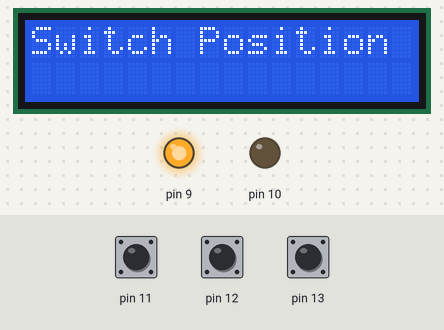
Simulated run of this sketch. Board: Arduino Uno, built with avr-gcc and run on an emulated ATmega328P. On the bench: 16×2 character LCD, output pins drawn as LEDs (lit = HIGH). Inputs (shaded band) come from the test bench; at power-on: pin 11 HIGH, pin 12 HIGH, pin 13 HIGH.

Above: at 1.2 s.
1.3 s: pin 11 pulled LOW for 0.15 s
At 2.1 s:
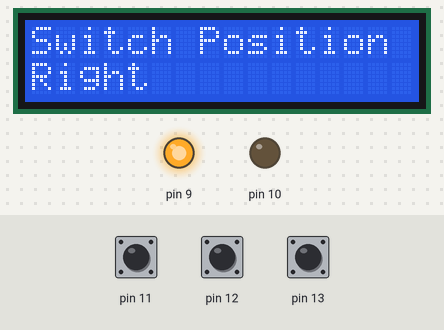
2.9 s: pin 12 pulled LOW for 0.15 s
At 3.3 s:
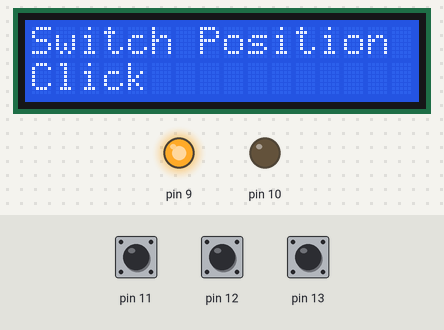
4.5 s: pin 13 pulled LOW for 0.15 s
At 5.7 s:
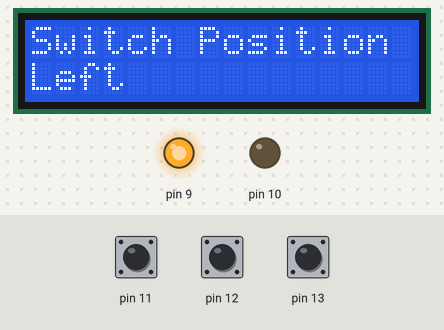
6.1 s: pin 11 pulled LOW for 1 s
At 6.9 s:
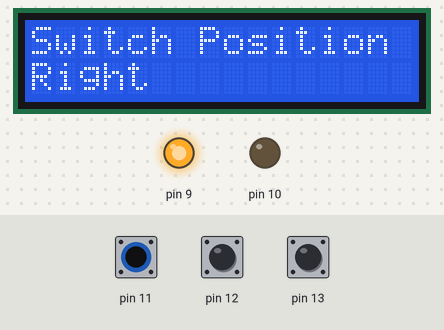
8.6 s: pin 12 pulled LOW for 1 s
At 10.0 s:
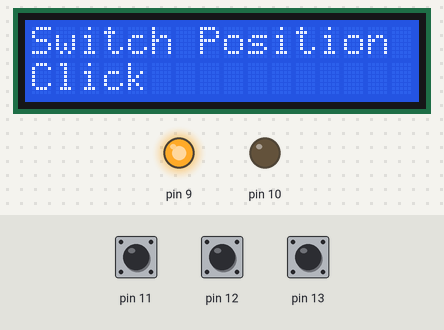
11.1 s: pin 12 driven LOW and pin 13 driven LOW
Timing chart, 0 to 14.1 s (numbered marks = the images above; inputs shaded):
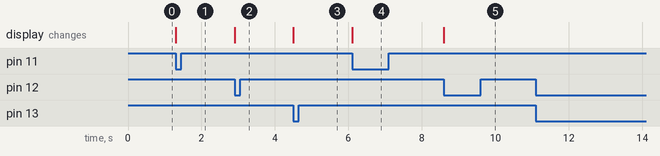

Measured:
- after the input at 1.3 s, the display: changes at once (image 1)
- after the input at 2.9 s, the display: changes at once (image 2)
- after the input at 4.5 s, the display: changes at once (image 3)
- after the input at 6.1 s, the display: changes at once (image 4)
- after the input at 8.6 s, the display: changes at once (image 5)
- after the input at 11.1 s, every drawn part: stays the same

The sketch:

Nav_Switch.ino
```cpp
// (licence header left out)
#include <LiquidCrystal.h>

//Interface pins for the SparkFun Serial LCD Kit
LiquidCrystal lcd(2, 3, 4, 5, 6, 7, 8);


void setup() {

  //This will be ground for the switch
  pinMode(10, OUTPUT);
  digitalWrite(10, LOW);
  //These are the inputs from the switch
  pinMode(11, INPUT);
  pinMode(12, INPUT);
  pinMode(13, INPUT);
  //Set internal pull-up resistors
  digitalWrite(11, HIGH);
  digitalWrite(12, HIGH);
  digitalWrite(13, HIGH);
  //LCD Backlight
  pinMode(9, OUTPUT);
  digitalWrite(9, HIGH);

  lcd.begin(16, 2);
  lcd.print("Switch Position");
}

void loop() {

  if(digitalRead(13)==LOW){
  lcd.setCursor(0, 1);
  lcd.print("Left     ");
  }
  if(digitalRead(12)==LOW){
  lcd.setCursor(0, 1);
  lcd.print("Click    ");
  }
  if(digitalRead(11)==LOW){
  lcd.setCursor(0, 1);
  lcd.print("Right    ");
  }

}
```
